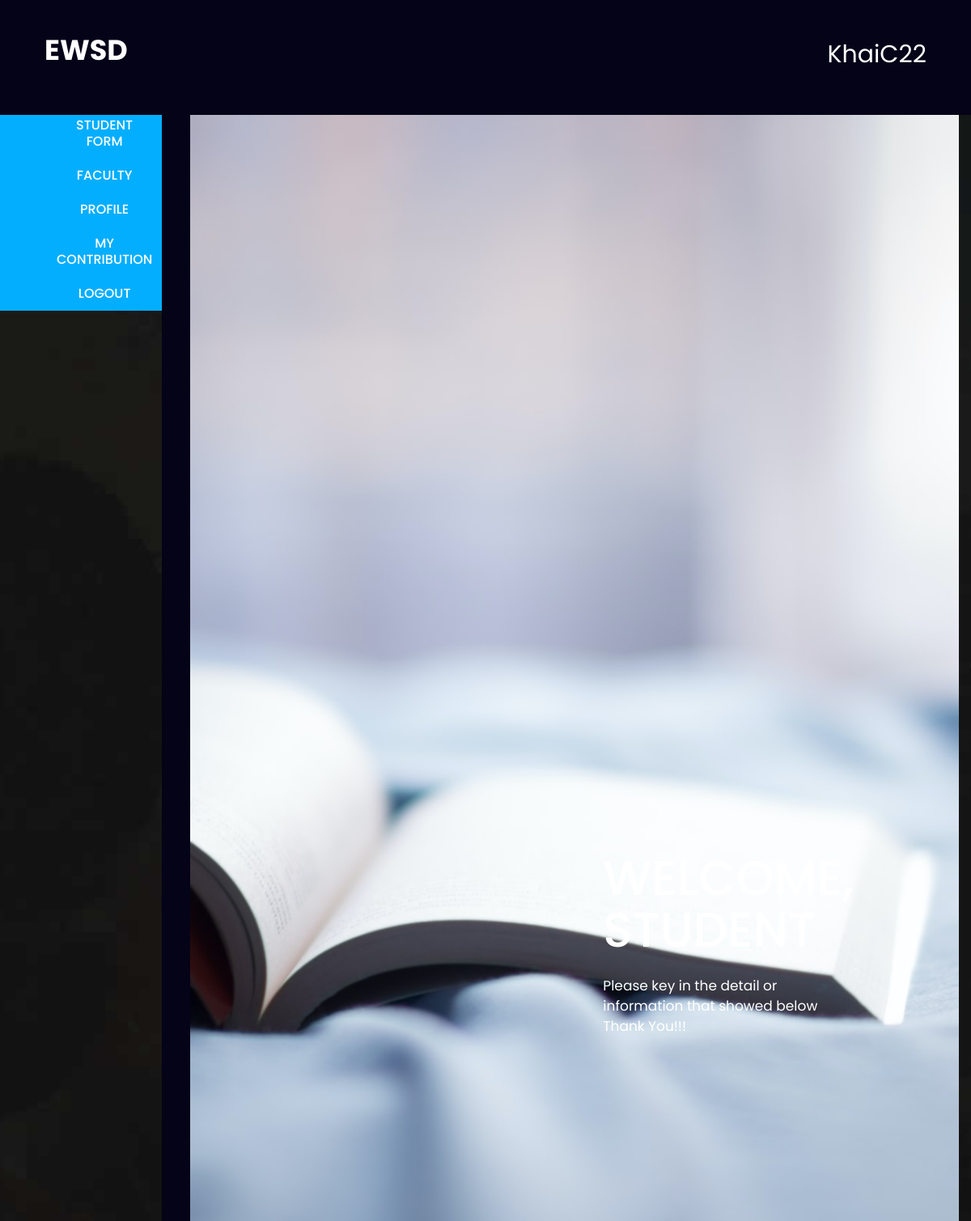
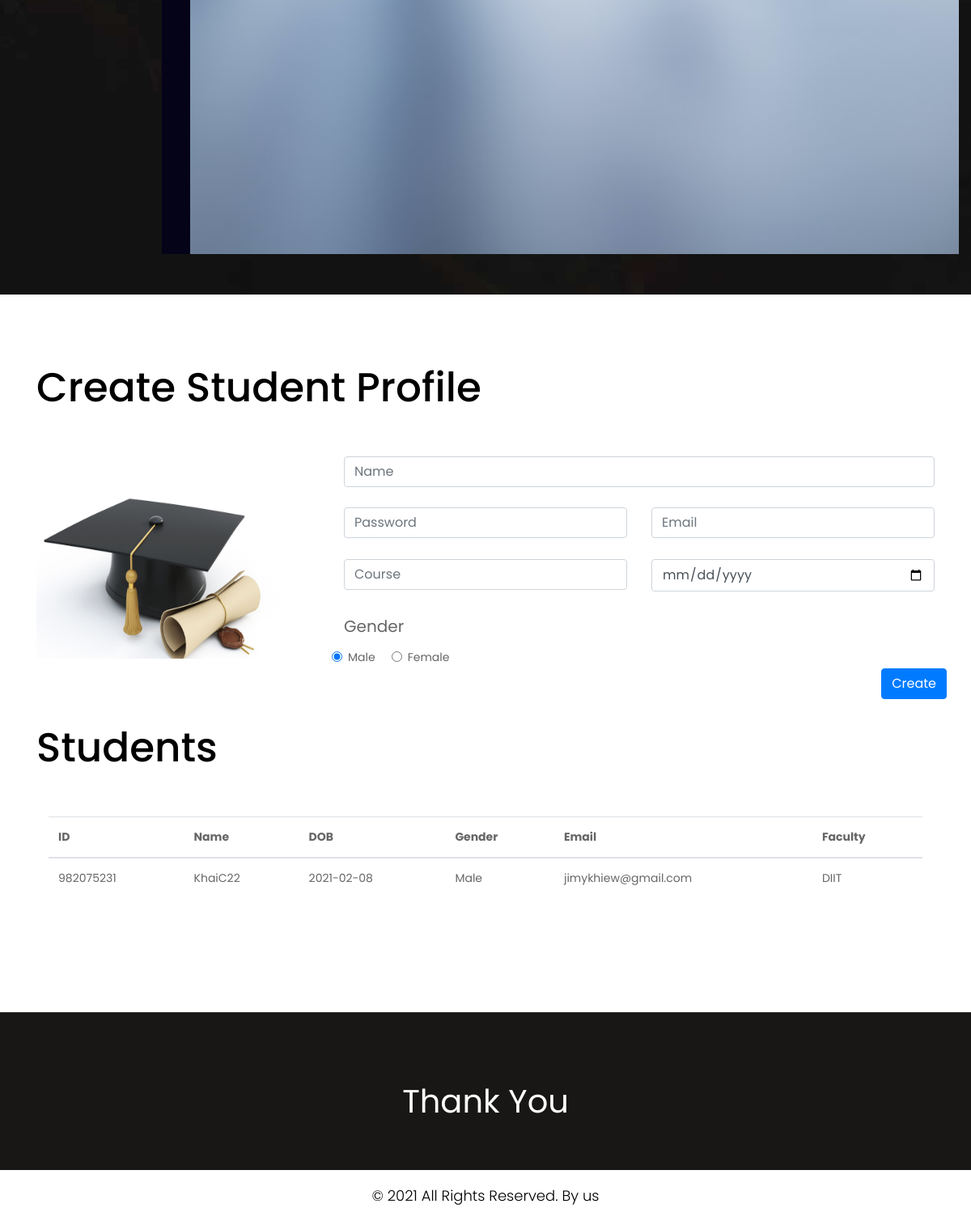
The page /Code/EWSDcoursework/Register.php (signed in) on the database as committed earlier (2 pictures, top to bottom).
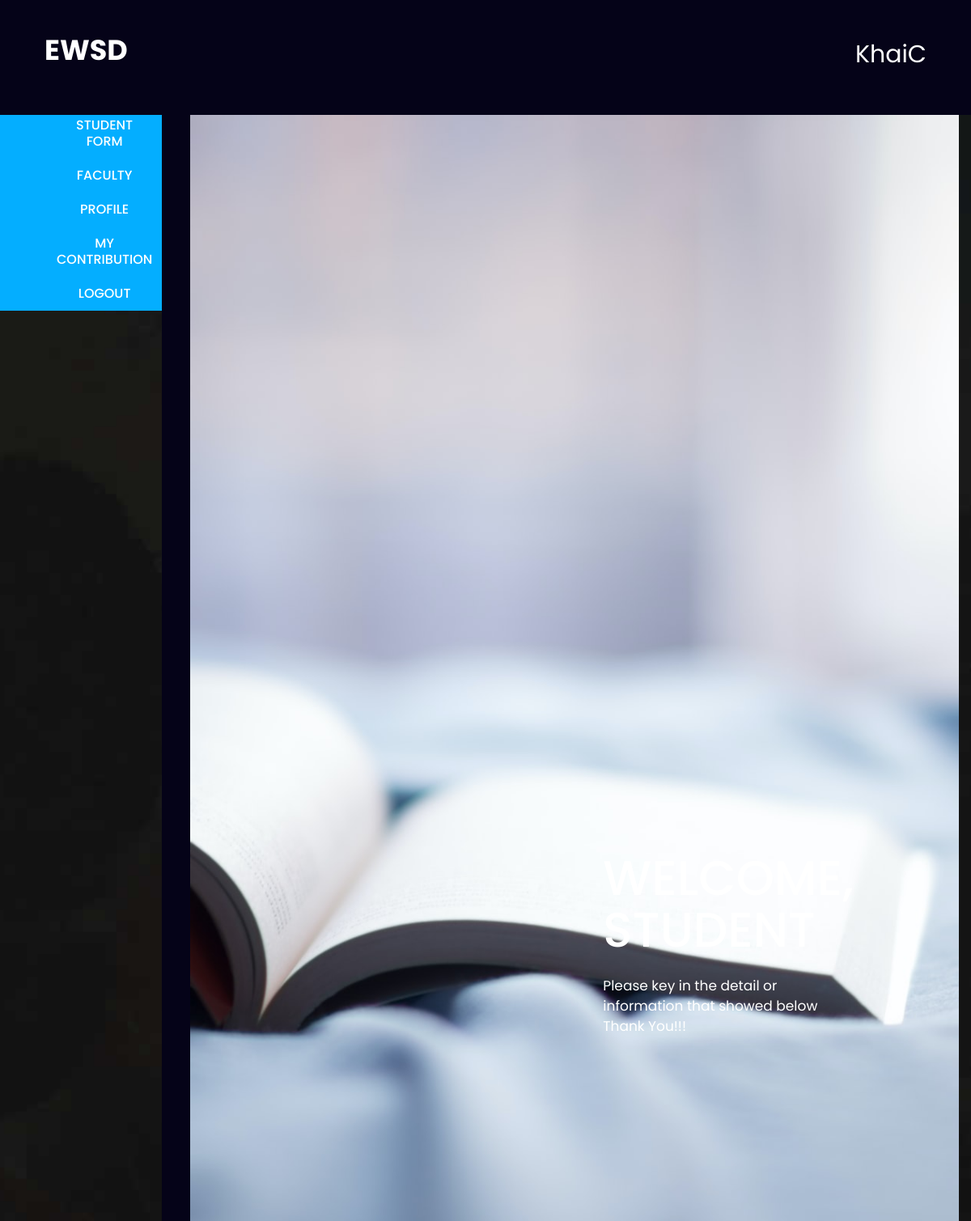
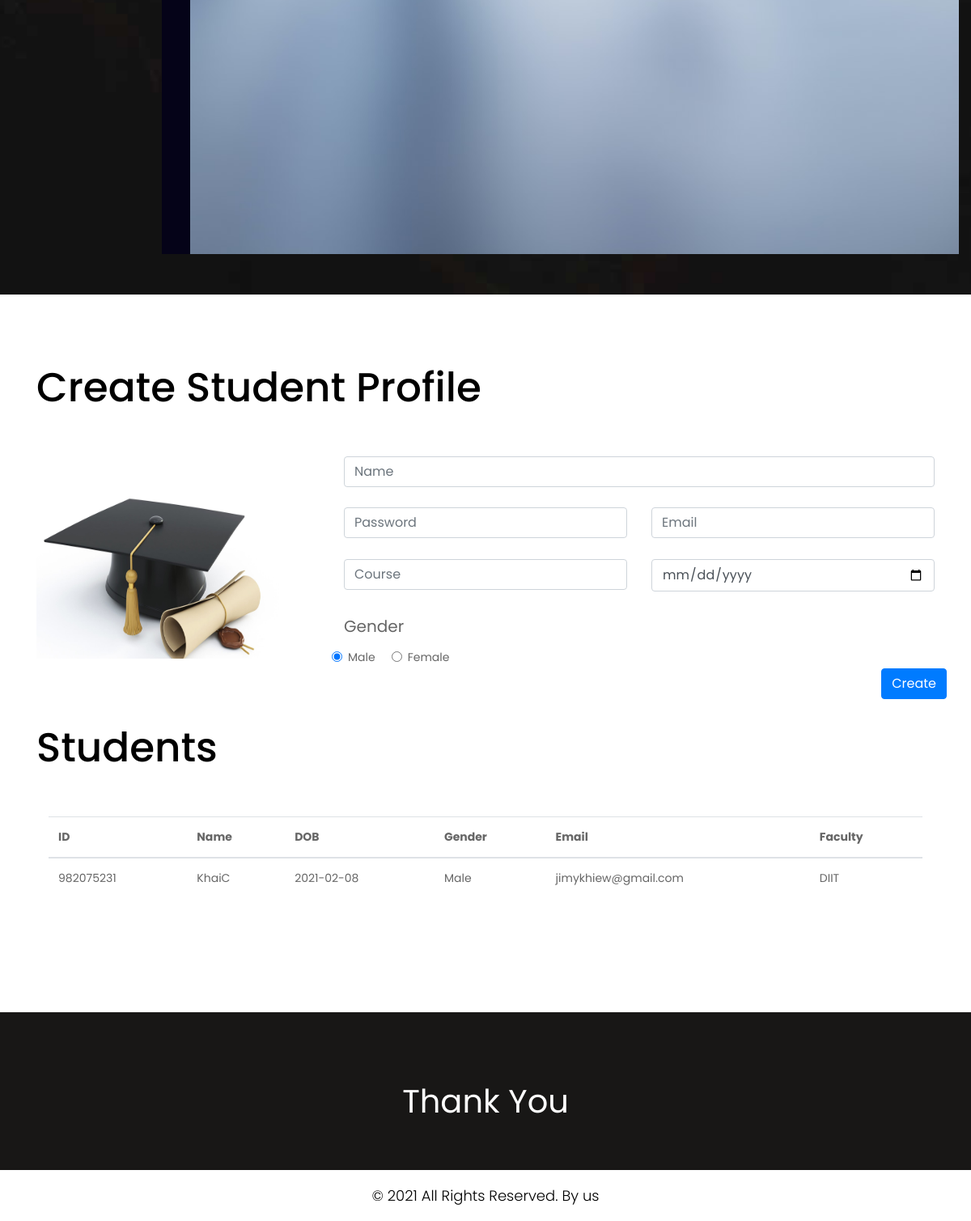
The same page on the database as committed later (2 pictures, top to bottom).
### tables this page shows
CREATE TABLE `student_tb` (
  `Student_ID` int(11) NOT NULL,
  `Name` varchar(255) NOT NULL,
  `Faculty` varchar(255) NOT NULL,
  `DOB` varchar(255) NOT NULL,
  `Gender` varchar(10) NOT NULL,
  `Email` varchar(255) NOT NULL,
  `Password` varchar(255) NOT NULL,
  `Type` varchar(50) NOT NULL
);

### Code/EWSDcoursework/Session.php (called while the page is built, shortened)
<?php
	require_once "dbconn.php";
	if(isset($_SESSION["login"]) && isset($_SESSION["type"]) && $_SESSION["type"] == "student"){
		$user_check = $_SESSION["login"];
		$sql = "SELECT * FROM `student_tb` WHERE `Name` = '$user_check' || `Student_ID` = '$user_check'";
		$result = mysqli_query($conn,$sql);
		$row = mysqli_fetch_array($result);
		$login_name = $row['Name'];
		$login_type = $row['Type'];
		$login_faculty = $row['Faculty'];
	}

### Code/EWSDcoursework/Register.php (the view, shortened to what the rows shown need)
<?php include '../EWSDcoursework/Top.php' ?>
<?php
	require_once("dbconn.php");
    if(!isset($_GET['p'])){
        $curr_page = 1;
    }
    else{
        $curr_page = $_GET['p'];
    }
    $curr_result = ($curr_page - 1)* RPP;
	?>
<body>
    <div id="txtarea" class="our">
        <div class="container">
            <div class="row">
                <div class="col-md-12">
                    <div class="titlepage">
                        <h2>Create Student Profile</h2>
                    </div>
                </div>
            </div>
        </div>
	<div class="container">
            <div class="row">
                <div class="col-md-12">
                    <div class="titlepage">
                        <h2>Students</h2>
                    </div>
                </div>
            </div>
            <div class="row">
                <div class="col-md-12 margin_bottom">
                    <div class="row">
                        <div class="col-xl-12 col-lg-12 col-md-12 col-sm-12">
                            <div class="txtarea">
                                <div class="container">
                                        <div class="infobody">
                                            <table id="table_id" class="table">
                                                <thead>
                                                    <tr>
                                                        <th>ID</th>
                                                        <th>Name</th>
                                                        <th>DOB</th>
                                                        <th>Gender</th>
														<th>Email</th>
														<th>Faculty</th>
                                                    </tr>
                                                </thead>
                                                <tbody>
                                                <?php
                                                    $sql2 = "SELECT * FROM student_tb WHERE Faculty = '$login_faculty' ORDER BY Student_ID ASC LIMIT $curr_result,".RPP;
                                                    $eventresult = mysqli_query($conn,$sql2);
                                                    if(mysqli_num_rows($eventresult)!=0) {
                                                        while($row = mysqli_fetch_assoc($eventresult)) {
                                                            echo "<tr><td>" . $row["Student_ID"]. "</td><td>". $row["Name"]. "</td><td>" . $row["DOB"]. "</td><td>" . $row["Gender"]. "</td><td>" . $row["Email"]. "</td><td>" . $row["Faculty"]. "</td></tr>";
                                                        }
                                                    }
                                                    else{
                                                          echo "<tr><td colspan='3' style='text-align:center'> No Data </td></tr>";
                                                    }
                                                ?>
                                                </tbody>
                                            </table>
                                        </div>
                                    </div>
                            </div>
                        </div>
                    </div>
                </div>
            </div>
        </div>
    </div>
</body>
<?php include '../EWSDcoursework/footer.php' ?>

### Code/EWSDcoursework/Top.php (shortened to what the rows shown need)
<?php require_once "Session.php"?>
<!DOCTYPE html>
<html lang="en">
<head>
    <link rel="stylesheet" href="../EWSDcoursework/Layout/mainpage/css/bootstrap.min.css">
    <link rel="stylesheet" href="../EWSDcoursework/Layout/mainpage/css/style.css">
    <link rel="stylesheet" href="../EWSDcoursework/Layout/mainpage/css/responsive.css">
    <link rel="stylesheet" href="../EWSDcoursework/Layout/mainpage/css/jquery.mCustomScrollbar.min.css">
    <link rel="stylesheet" href="https://netdna.bootstrapcdn.com/font-awesome/4.0.3/css/font-awesome.css">
    <link rel="stylesheet" href="https://cdnjs.cloudflare.com/ajax/libs/fancybox/2.1.5/jquery.fancybox.min.css" media="screen">
</head>
<body class="main-layout">
    <header>
        <div class="header-top">
            <div class="header" style="background-color:#050318;">
                <div class="container-fluid">
                    <div class="row">
                        <div class="col-xl-9 col-lg-9 col-md-9 col-sm-9">
                                        <ul class="top_icon">
                                        <?php
	if(!empty($login_name)){
                                            echo "<li class='username'><label style='font-size:30px;color:#fff;'>$login_name<label></li>";
                                        }
                                        else{
                                            echo "<li class='username'><label style='font-size:30px;color:#fff;'><label></li>";
                                        }
                                        ?>
                                        </ul>
                        </div>
                    </div>
                </div>
            </div>
            <section class="slider_section">
                <div class="banner_main">
                    <div class="container-fluid">
                        <div class="row">
                             <div class="col-xl-6 col-lg-6 col-md-6 col-sm-12 ">
                                <div class="text-img">
                                   <div class="text-bg" style="position: absolute;top: 50%;left: 50%;
                                   transform: translate(-50%, -50%);">
                                   <?php
                                   if(!empty($login_name)){
                                        if($login_type == "student"){
                                            echo "<h1>Welcome,<br>Student</h1>";
                                        }
                                        else{
                                            echo "<h1>Welcome,<br>$login_type</h1>";
                                        }
                                   }
                                   else{
                                       echo "<h1>Welcome,<br>User</h1>";
                                   }
                                   ?>
                                </div>
                                </div>
                            </div>
                        </div>
                    </div>
                </div>
           </section>
        </div>
    </header>
</body>
</html>

Rows that differ between the two databases and show on the page:
changed student_tb "Male": Name "KhaiC22" → "KhaiC"
